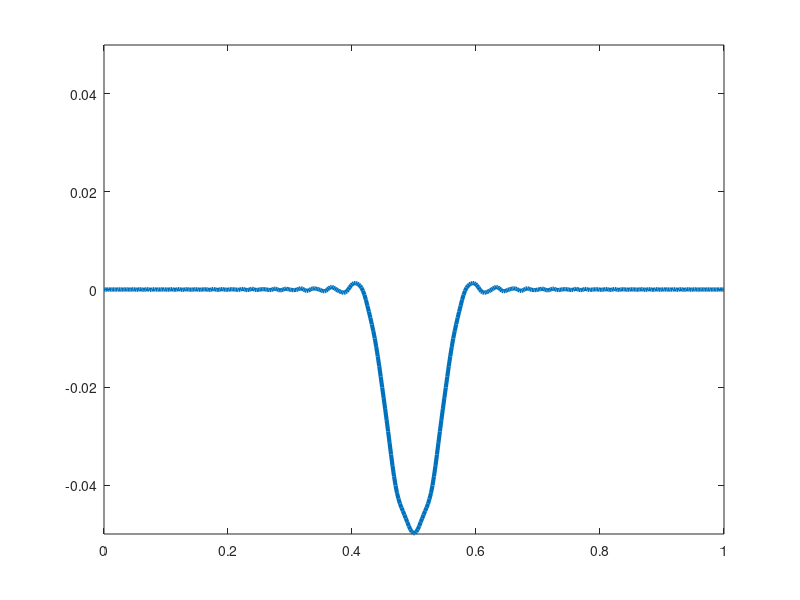

The MATLAB source for this figure:
clear
N=4010;dx=0.0024
dt=0.0005;c=dt*dt/dx/dx;
x=linspace(0,1,420);
u(1:420,1)=0;
u(181:240,1)=0.05*sin(7*pi*x(181:240));
u(2:419,2)=u(2:419,1)+c/2*(u(3:420,1)-2*u(2:419,1)+u(1:418,1));
h=plot(x,u(:,1),'linewidth',3);
axis([0,1,-0.05,0.05]);


for k=2:N
    set(h,'Xdata',x,'Ydata',u(:,2));
    drawnow;
    u(2:419,3)=2*u(2:419,2)-u(2:419,1)+c*(u(3:420,2)-2*u(2:419,2)+u(1:418,2));
    u(2:419,1)=u(2:419,2);
    u(2:419,2)=u(2:419,3);
end